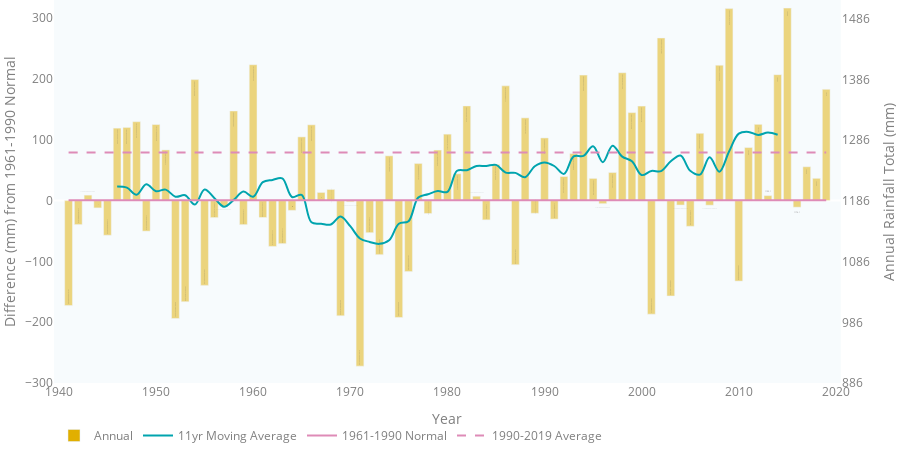

The notebook cell this image was saved under:
### Code cell
annualTrace = go.Bar(x=dataDF["years"],
                     y=dataDF["Anomaly"],
                     text=dataDF["ANN"],
                     name='Annual',
                     marker=dict(
    # color="#214a7b", color used in report
    color=TIMESERIES_COLOR_2,
    opacity=0.5
),
    hovertemplate='%{x}<br>' +
    '<b>Annual</b><br>' +
    'Total: %{text:.2f} mm<br>' +
    'Anomaly: %{y:.2f} mm<extra></extra>'
)
movingAverage = go.Scatter(x=dataDF["years"],
                           y=dataDF["11 Year Moving Average Anomaly"],
                           text=dataDF["11 Year Moving Average Totals"],
                           name='11yr Moving Average',
                           mode='lines',  # 'line' is default
                           line_shape='spline',
                           line=dict(
    # color="#fc0d1b", color used in report
    color=TIMESERIES_COLOR_1,
    width=2),
    hovertemplate='%{x}<br>' +
    '<b>11yr Moving Average</b><br>' +
    'Total: %{text:.2f} mm<br>' +
    'Anomaly: %{y:.2f} mm<extra></extra>'
)
normal = go.Scatter(x=dataDF["years"],
                    y=dataDF["ANNmean"],
                    name='1961-1990 Normal',
                    mode='lines',  # 'line' is default
                    line_shape='spline',
                    line=dict(color=TIMESERIES_COLOR_3, 
                              width=2),
                    hoverinfo='skip',
                    )
average1990_2019 = go.Scatter(x=dataDF["years"],
                              y=dataDF["1990-2019 Average"],
                              name='1990-2019 Average',
                              mode='lines',  # 'line' is default
                              line_shape='spline',
                              line=dict(color=TIMESERIES_COLOR_3, #""#22b2ed",  # color used in report
                                        dash='dash',
                                        width=2),
                              hoverinfo='skip',
                              )
figure_2_9 = make_subplots(specs=[[{'secondary_y': True}]])
figure_2_9.add_trace(annualTrace,
                     secondary_y=False,)
figure_2_9.add_trace(movingAverage,
                     secondary_y=False,)
figure_2_9.add_trace(normal,
                     secondary_y=True,)

figure_2_9.add_trace(average1990_2019,
                     secondary_y=False,)

figure_2_9.update_layout(TIMESERIES_LAYOUT)
figure_2_9.update_yaxes(title_text='Difference (mm) from 1961-1990 Normal',
                        secondary_y=False,
                        range=[-300, 330],
                        showgrid=False,
                        dtick=100,  # dtick sets the distance between ticks
                        tick0=0,  # tick0 sets a point to map the other ticks
                        fixedrange=True,
                        showspikes=True,
                        # zeroline=True,  # add a zero line
                        # zerolinecolor=TIMESERIES_COLOR_2
                        )
figure_2_9.update_yaxes(title_text='Annual Rainfall Total (mm)',
                        secondary_y=True,
                        range=[886, 1517],
                        showgrid=False,
                        dtick=100,  # dtick sets the distance between ticks
                        tick0=1186,  # tick0 sets a point to map the other ticks
                        fixedrange=True,
                        )

figure_2_9.update_xaxes(
    title='Year',
    fixedrange=True,
    tickformat='000',
    showspikes=True,
    spikethickness=2,
)
figure_2_9

### Figure 1 — Plotly figure (JSON) as saved in the notebook; plotly's stock layout.template omitted (floating-point values rounded to 4 significant figures)
{"data": [{"hovertemplate": "%{x}<br><b>Annual</b><br>Total: %{text:.2f} mm<br>Anomaly: %{y:.2f} mm<extra></extra>", "marker": {"color": "#E1AF00", "opacity": 0.5}, "name": "Annual", "text": [null, 1014.0, 1147.0, 1196.0, 1175.0, 1130.0, 1306.0, 1307.0, 1317.0, 1137.0, 1312.0, 1270.0, 993.0, 1021.0, 1386.0, 1047.0, 1159.0, 1177.0, 1334.0, 1147.0, 1410.0, 1159.0, 1112.0, 1116.0, 1171.0, 1292.0, 1312.0, 1200.0, 1205.0, 997.3, 1185.0, 914.6, 1134.0, 1098.0, 1261.0, 994.7, 1070.0, 1248.0, 1166.0, 1270.0, 1296.0, 1231.0, 1343.0, 1194.0, 1155.0, 1247.0, 1376.0, 1081.0, 1323.0, 1166.0, 1290.0, 1156.0, 1227.0, 1264.0, 1393.0, 1223.0, 1182.0, 1233.0, 1397.0, 1332.0, 1342.0, 1000.0, 1454.0, 1030.0, 1180.0, 1145.0, 1298.0, 1179.0, 1410.0, 1503.0, 1055.0, 1274.0, 1312.0, 1195.0, 1394.0, 1504.0, 1176.0, 1243.0, 1224.0, 1370, null, null, null, 1504.0, 914.6], "type": "bar", "x": [1940, 1941, 1942, 1943, 1944, 1945, 1946, 1947, 1948, 1949, 1950, 1951, 1952, 1953, 1954, 1955, 1956, 1957, 1958, 1959, 1960, 1961, 1962, 1963, 1964, 1965, 1966, 1967, 1968, 1969, 1970, 1971, 1972, 1973, 1974, 1975, 1976, 1977, 1978, 1979, 1980, 1981, 1982, 1983, 1984, 1985, 1986, 1987, 1988, 1989, 1990, 1991, 1992, 1993, 1994, 1995, 1996, 1997, 1998, 1999, 2000, 2001, 2002, 2003, 2004, 2005, 2006, 2007, 2008, 2009, 2010, 2011, 2012, 2013, 2014, 2015, 2016, 2017, 2018, 2019, 2020, null, null, null, null], "xaxis": "x", "y": [null, -172.7, -39.45, 9.064, -12.0, -56.98, 119.3, 120.4, 129.8, -50.23, 125.2, 83.4, -193.9, -166.3, 199.1, -139.4, -27.96, -9.515, 147.5, -39.56, 223.6, -27.78, -75.41, -70.79, -16.07, 104.8, 124.7, 13.43, 18.38, -189.6, -1.889, -272.3, -52.79, -88.96, 73.65, -192.2, -116.7, 61.14, -21.17, 83.21, 109.3, 44.13, 155.8, 7.272, -31.69, 59.67, 188.8, -105.5, 136.1, -20.81, 103.1, -30.43, 39.67, 77.4, 206.5, 36.54, -5.028, 46.28, 210.4, 144.8, 155.4, -186.8, 267.6, -156.9, -7.274, -42.3, 110.8, -7.519, 222.8, 315.9, -132.4, 87.29, 125.5, 8.187, 207.2, 316.7, -10.81, 55.69, 36.69, 183.1, null, null, null, null, null], "yaxis": "y"}, {"hovertemplate": "%{x}<br><b>11yr Moving Average</b><br>Total: %{text:.2f} mm<br>Anomaly: %{y:.2f} mm<extra></extra>", "line": {"color": "#00a4ae", "shape": "spline", "width": 2}, "mode": "lines", "name": "11yr Moving Average", "text": [null, null, null, null, null, null, 1210.0, 1208.0, 1197.0, 1214.0, 1202.0, 1205.0, 1193.0, 1196.0, 1180.0, 1205.0, 1191.0, 1177.0, 1188.0, 1202.0, 1193.0, 1217.0, 1221.0, 1224.0, 1193.0, 1196.0, 1151.0, 1149.0, 1148.0, 1161.0, 1145.0, 1125.0, 1119.0, 1116.0, 1122.0, 1149.0, 1153.0, 1192.0, 1197.0, 1203.0, 1201.0, 1236.0, 1237.0, 1244.0, 1244.0, 1246.0, 1233.0, 1233.0, 1225.0, 1244.0, 1250.0, 1244.0, 1231.0, 1260.0, 1260.0, 1276.0, 1250.0, 1277.0, 1259.0, 1252.0, 1229.0, 1236.0, 1236.0, 1252.0, 1261.0, 1236.0, 1230.0, 1258.0, 1235.0, 1268.0, 1297.0, 1300.0, 1295.0, 1299.0, 1295.0, null, null, null, null, null, null, null, null, null, null], "type": "scatter", "x": [1940, 1941, 1942, 1943, 1944, 1945, 1946, 1947, 1948, 1949, 1950, 1951, 1952, 1953, 1954, 1955, 1956, 1957, 1958, 1959, 1960, 1961, 1962, 1963, 1964, 1965, 1966, 1967, 1968, 1969, 1970, 1971, 1972, 1973, 1974, 1975, 1976, 1977, 1978, 1979, 1980, 1981, 1982, 1983, 1984, 1985, 1986, 1987, 1988, 1989, 1990, 1991, 1992, 1993, 1994, 1995, 1996, 1997, 1998, 1999, 2000, 2001, 2002, 2003, 2004, 2005, 2006, 2007, 2008, 2009, 2010, 2011, 2012, 2013, 2014, 2015, 2016, 2017, 2018, 2019, 2020, null, null, null, null], "xaxis": "x", "y": [null, null, null, null, null, null, 23.26, 21.33, 9.795, 27.07, 15.48, 18.12, 6.415, 8.879, -6.522, 18.37, 4.464, -9.974, 1.218, 14.88, 6.313, 30.32, 34.09, 36.62, 5.98, 9.404, -35.68, -37.95, -39.18, -26.05, -42.07, -62.21, -67.99, -71.13, -65.24, -38.07, -33.88, 5.039, 10.5, 15.71, 14.43, 49.08, 50.1, 56.91, 56.95, 58.76, 46.05, 45.64, 38.51, 56.62, 62.83, 56.94, 43.99, 72.71, 73.5, 89.52, 63.16, 90.25, 72.38, 64.69, 42.07, 48.82, 48.59, 64.64, 74.23, 49.03, 42.83, 71.22, 47.65, 80.74, 110.2, 113.1, 108.0, 112.1, 108.5, null, null, null, null, null, null, null, null, null, null], "yaxis": "y"}, {"hoverinfo": "skip", "line": {"color": "#de8bb7", "shape": "spline", "width": 2}, "mode": "lines", "name": "1961-1990 Normal", "type": "scatter", "x": [1940, 1941, 1942, 1943, 1944, 1945, 1946, 1947, 1948, 1949, 1950, 1951, 1952, 1953, 1954, 1955, 1956, 1957, 1958, 1959, 1960, 1961, 1962, 1963, 1964, 1965, 1966, 1967, 1968, 1969, 1970, 1971, 1972, 1973, 1974, 1975, 1976, 1977, 1978, 1979, 1980, 1981, 1982, 1983, 1984, 1985, 1986, 1987, 1988, 1989, 1990, 1991, 1992, 1993, 1994, 1995, 1996, 1997, 1998, 1999, 2000, 2001, 2002, 2003, 2004, 2005, 2006, 2007, 2008, 2009, 2010, 2011, 2012, 2013, 2014, 2015, 2016, 2017, 2018, 2019, 2020, null, null, null, null], "xaxis": "x", "y": [null, 1187.0, 1187.0, 1187.0, 1187.0, 1187.0, 1187.0, 1187.0, 1187.0, 1187.0, 1187.0, 1187.0, 1187.0, 1187.0, 1187.0, 1187.0, 1187.0, 1187.0, 1187.0, 1187.0, 1187.0, 1187.0, 1187.0, 1187.0, 1187.0, 1187.0, 1187.0, 1187.0, 1187.0, 1187.0, 1187.0, 1187.0, 1187.0, 1187.0, 1187.0, 1187.0, 1187.0, 1187.0, 1187.0, 1187.0, 1187.0, 1187.0, 1187.0, 1187.0, 1187.0, 1187.0, 1187.0, 1187.0, 1187.0, 1187.0, 1187.0, 1187.0, 1187.0, 1187.0, 1187.0, 1187.0, 1187.0, 1187.0, 1187.0, 1187.0, 1187.0, 1187.0, 1187.0, 1187.0, 1187.0, 1187.0, 1187.0, 1187.0, 1187.0, 1187.0, 1187.0, 1187.0, 1187.0, 1187.0, 1187.0, 1187.0, 1187.0, 1187.0, 1187.0, 1187.0, null, null, null, null, null], "yaxis": "y2"}, {"hoverinfo": "skip", "line": {"color": "#de8bb7", "dash": "dash", "shape": "spline", "width": 2}, "mode": "lines", "name": "1990-2019 Average", "type": "scatter", "x": [1940, 1941, 1942, 1943, 1944, 1945, 1946, 1947, 1948, 1949, 1950, 1951, 1952, 1953, 1954, 1955, 1956, 1957, 1958, 1959, 1960, 1961, 1962, 1963, 1964, 1965, 1966, 1967, 1968, 1969, 1970, 1971, 1972, 1973, 1974, 1975, 1976, 1977, 1978, 1979, 1980, 1981, 1982, 1983, 1984, 1985, 1986, 1987, 1988, 1989, 1990, 1991, 1992, 1993, 1994, 1995, 1996, 1997, 1998, 1999, 2000, 2001, 2002, 2003, 2004, 2005, 2006, 2007, 2008, 2009, 2010, 2011, 2012, 2013, 2014, 2015, 2016, 2017, 2018, 2019, 2020, null, null, null, null], "xaxis": "x", "y": [null, 79.3, 79.3, 79.3, 79.3, 79.3, 79.3, 79.3, 79.3, 79.3, 79.3, 79.3, 79.3, 79.3, 79.3, 79.3, 79.3, 79.3, 79.3, 79.3, 79.3, 79.3, 79.3, 79.3, 79.3, 79.3, 79.3, 79.3, 79.3, 79.3, 79.3, 79.3, 79.3, 79.3, 79.3, 79.3, 79.3, 79.3, 79.3, 79.3, 79.3, 79.3, 79.3, 79.3, 79.3, 79.3, 79.3, 79.3, 79.3, 79.3, 79.3, 79.3, 79.3, 79.3, 79.3, 79.3, 79.3, 79.3, 79.3, 79.3, 79.3, 79.3, 79.3, 79.3, 79.3, 79.3, 79.3, 79.3, 79.3, 79.3, 79.3, 79.3, 79.3, 79.3, 79.3, 79.3, 79.3, 79.3, 79.3, 79.3, null, null, null, null, null], "yaxis": "y"}], "layout": {"font": {"color": "#7f7f7f"}, "height": 450, "hovermode": "closest", "legend": {"bgcolor": "rgba(0,0,0,0)", "itemclick": false, "itemdoubleclick": false, "orientation": "h"}, "margin": {"b": 0, "l": 0, "r": 0, "t": 0}, "paper_bgcolor": "rgba(0,0,0,0)", "plot_bgcolor": "#f7fbfd", "xaxis": {"anchor": "y", "domain": [0, 0.94], "fixedrange": true, "showgrid": false, "showspikes": true, "spikethickness": 2, "tickformat": "000", "title": {"text": "Year"}}, "yaxis": {"anchor": "x", "domain": [0, 1], "dtick": 100, "fixedrange": true, "range": [-300, 330], "showgrid": false, "showspikes": true, "tick0": 0, "title": {"text": "Difference (mm) from 1961-1990 Normal"}}, "yaxis2": {"anchor": "x", "dtick": 100, "fixedrange": true, "overlaying": "y", "range": [886, 1517], "showgrid": false, "side": "right", "tick0": 1186, "title": {"text": "Annual Rainfall Total (mm)"}}}}
